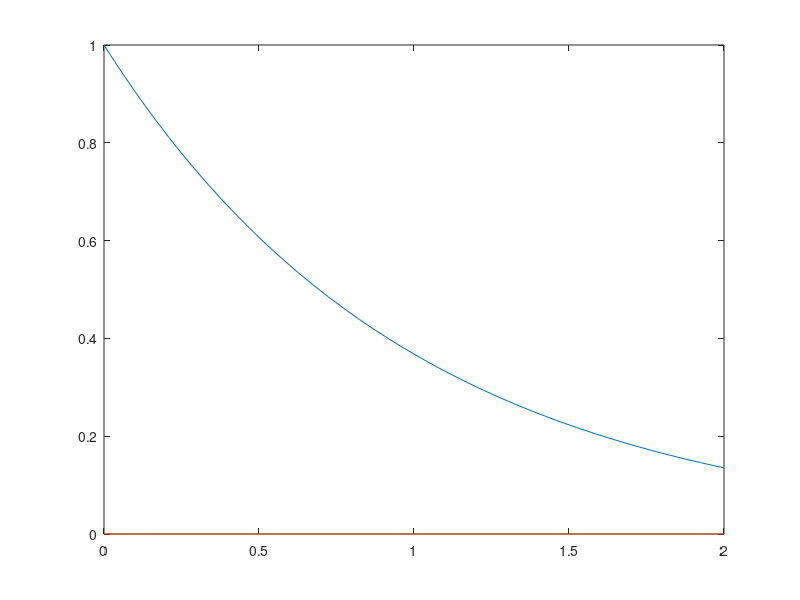

MATLAB code for this plot:
%z =@(x, y) [x; y];
f = @(t, z) [-1 0; 0 1] * z;
z0 = [1; 0];
t = [0 2];
[t, z] = ode45(f, t, z0);

plot(t, z);
% plot(t, z(:, 1), 'r', t, z(:,2), 'g');
